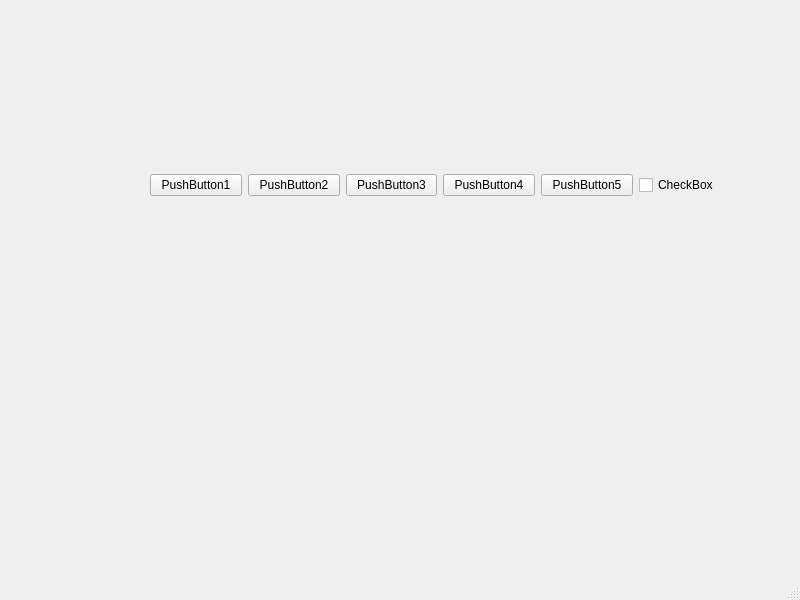
<?xml version="1.0" encoding="UTF-8"?>
<ui version="4.0">
 <class>MainWindow</class>
 <widget class="QMainWindow" name="MainWindow">
  <property name="geometry">
   <rect>
    <x>0</x>
    <y>0</y>
    <width>800</width>
    <height>600</height>
   </rect>
  </property>
  <property name="windowTitle">
   <string>MainWindow</string>
  </property>
  <widget class="QWidget" name="centralwidget">
   <widget class="QWidget" name="">
    <property name="geometry">
     <rect>
      <x>150</x>
      <y>90</y>
      <width>581</width>
      <height>191</height>
     </rect>
    </property>
    <layout class="QHBoxLayout" name="horizontalLayout">
     <item>
      <widget class="QPushButton" name="pushButton">
       <property name="text">
        <string>PushButton1</string>
       </property>
      </widget>
     </item>
     <item>
      <widget class="QPushButton" name="pushButton_2">
       <property name="text">
        <string>PushButton2</string>
       </property>
      </widget>
     </item>
     <item>
      <widget class="QPushButton" name="pushButton_3">
       <property name="text">
        <string>PushButton3</string>
       </property>
      </widget>
     </item>
     <item>
      <widget class="QPushButton" name="pushButton_4">
       <property name="text">
        <string>PushButton4</string>
       </property>
      </widget>
     </item>
     <item>
      <widget class="QPushButton" name="pushButton_5">
       <property name="text">
        <string>PushButton5</string>
       </property>
      </widget>
     </item>
     <item>
      <widget class="QCheckBox" name="checkBox">
       <property name="text">
        <string>CheckBox</string>
       </property>
      </widget>
     </item>
    </layout>
   </widget>
  </widget>
  <widget class="QMenuBar" name="menubar">
   <property name="geometry">
    <rect>
     <x>0</x>
     <y>0</y>
     <width>800</width>
     <height>23</height>
    </rect>
   </property>
  </widget>
  <widget class="QStatusBar" name="statusbar"/>
 </widget>
 <resources/>
 <connections/>
</ui>
